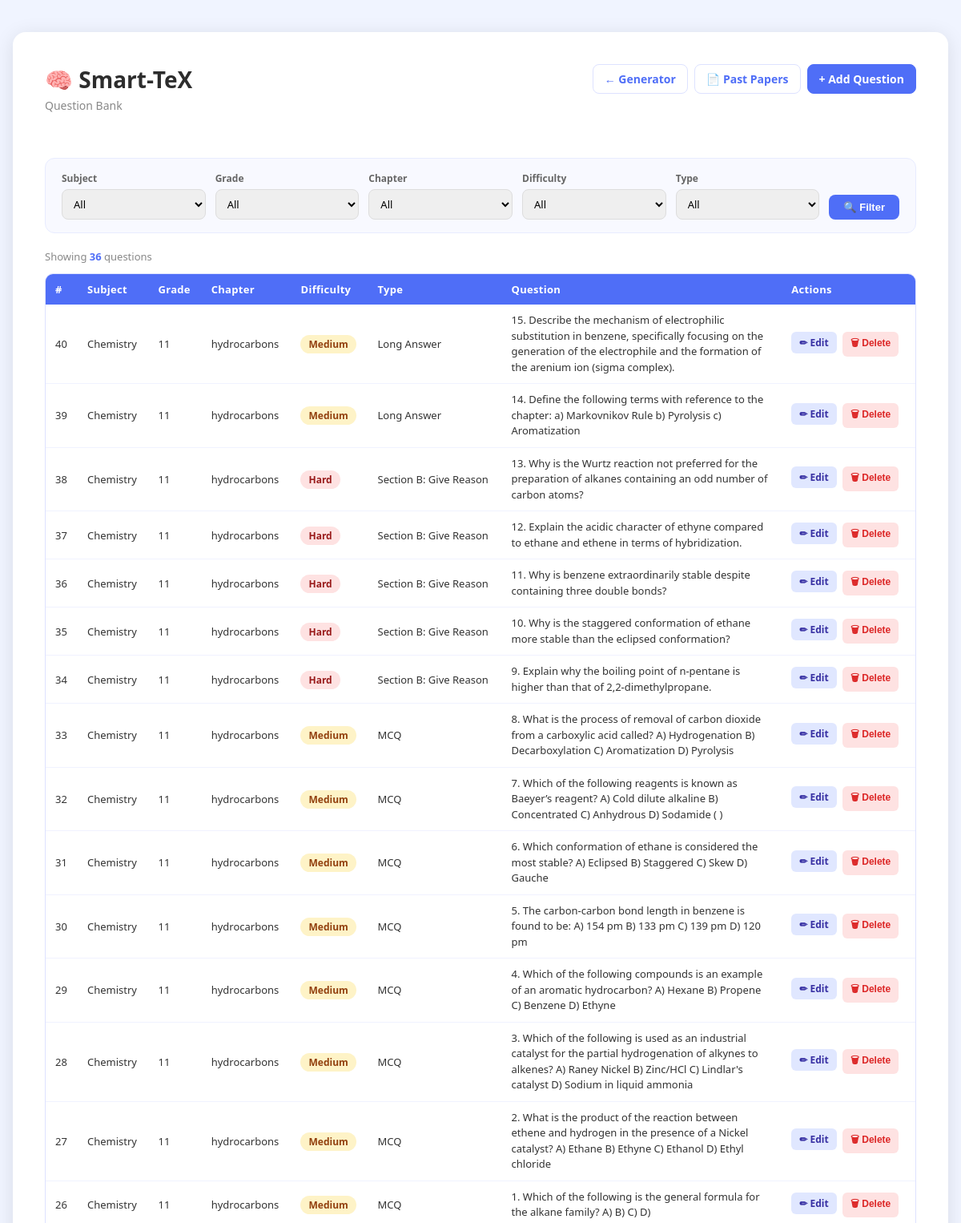
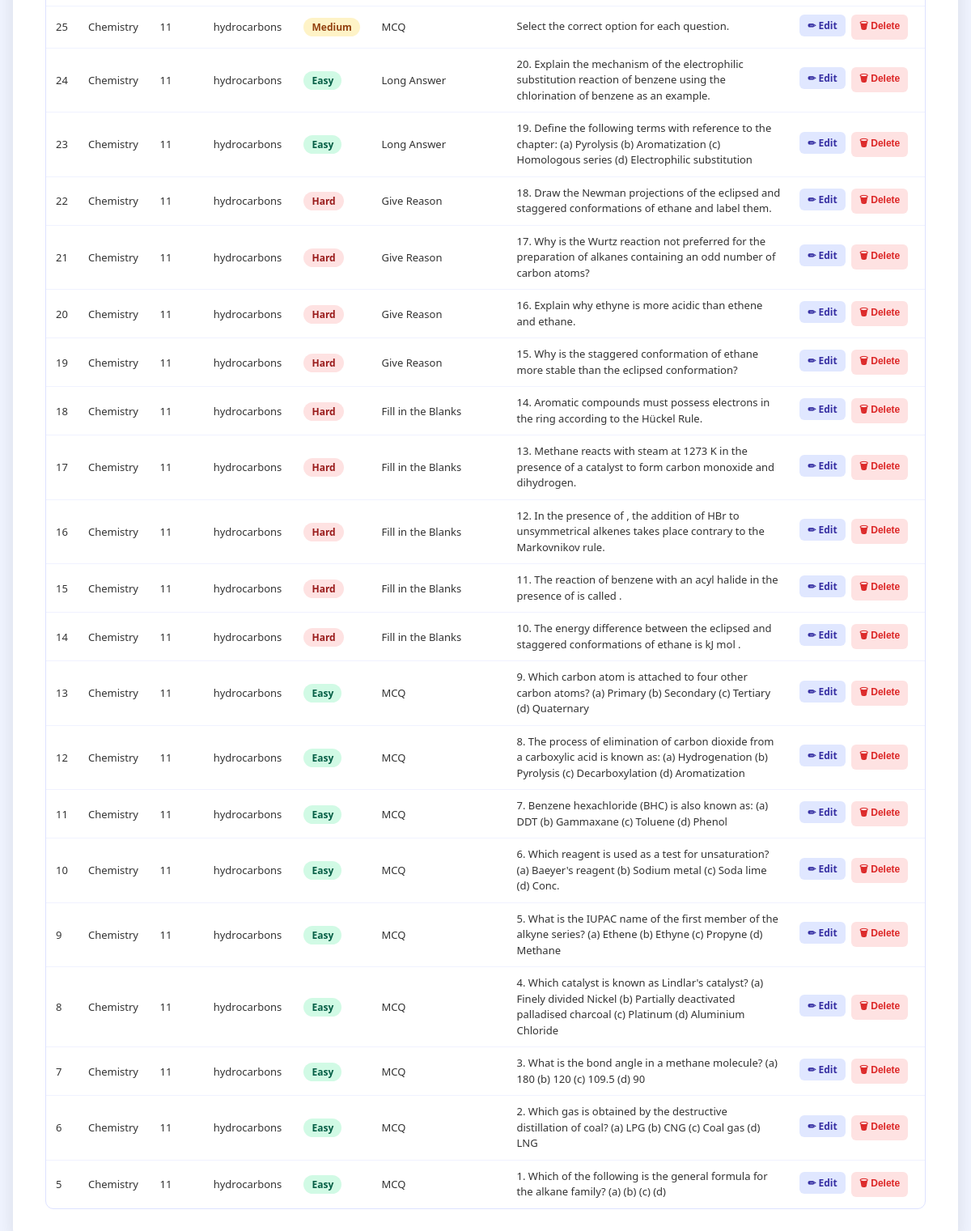
Page /questions on the earlier database version (2 pictures, top to bottom).
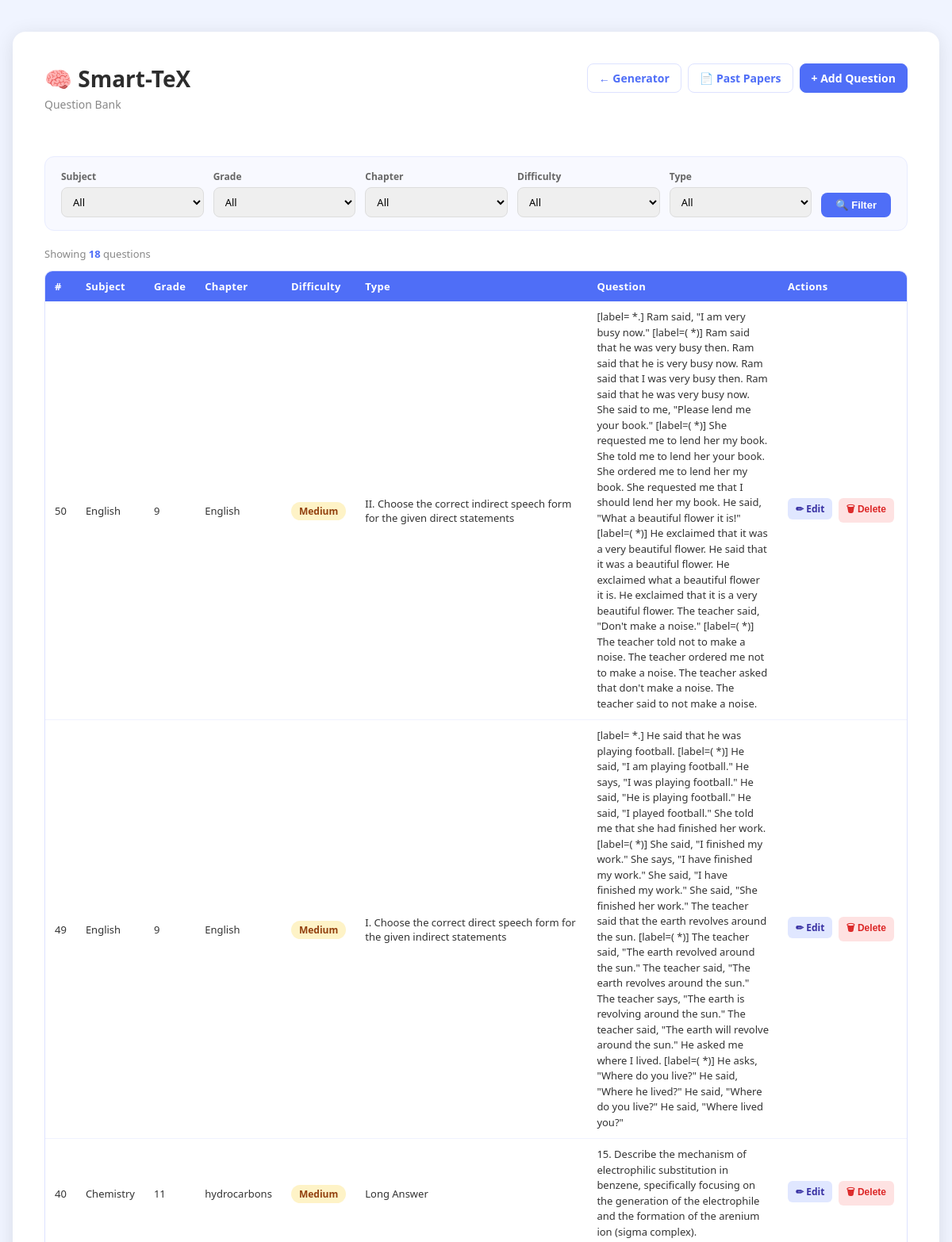
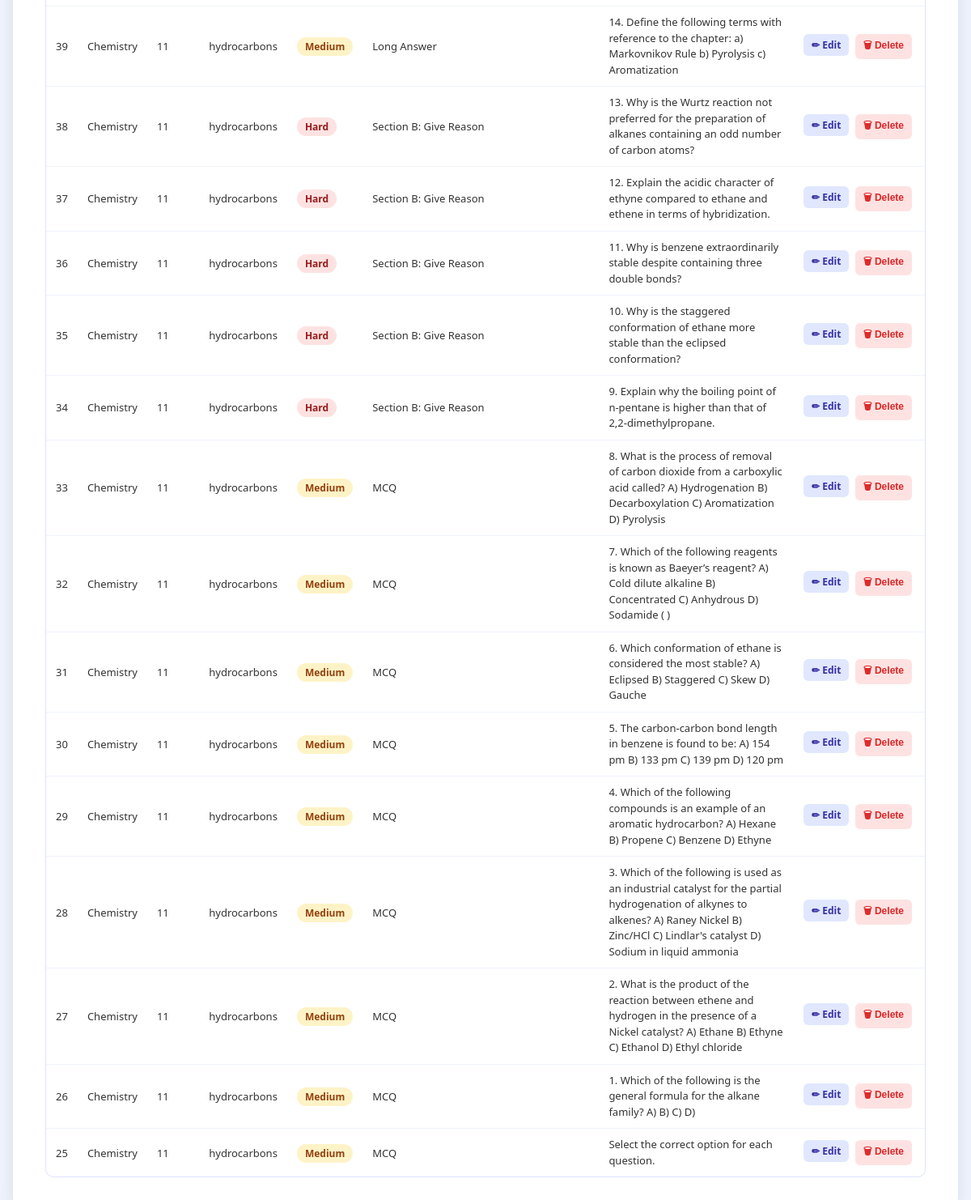
Same page on the later database version (2 pictures, top to bottom).
### app.py (models this page shows, shortened)
class Question(db.Model):
    __tablename__ = "questions"
    id            = db.Column(db.Integer, primary_key=True, autoincrement=True)
    subject       = db.Column(db.Text, nullable=False)
    grade         = db.Column(db.Text, nullable=False)
    chapter_name  = db.Column(db.Text, nullable=True)
    difficulty    = db.Column(db.Text, nullable=True)
    question_type = db.Column(db.Text, nullable=True)
    content       = db.Column(db.Text, nullable=False)
    paper_id      = db.Column(db.Integer, db.ForeignKey("papers.id"), nullable=True)
    __table_args__ = (
        db.Index("ix_questions_subject",    "subject"),
        db.Index("ix_questions_grade",      "grade"),
        db.Index("ix_questions_difficulty", "difficulty"),
    )

### app.py (the view)
@app.route("/questions")
def questions():
    f_subject       = request.args.get("subject", "").strip()
    f_grade         = request.args.get("grade", "").strip()
    f_chapter       = request.args.get("chapter_name", "").strip()
    f_difficulty    = request.args.get("difficulty", "").strip()
    f_question_type = request.args.get("question_type", "").strip()
    query = Question.query.order_by(Question.id.desc())
    if f_subject:
        query = query.filter(Question.subject.ilike(f"%{f_subject}%"))
    if f_grade:
        query = query.filter(Question.grade.ilike(f"%{f_grade}%"))
    if f_chapter:
        query = query.filter(Question.chapter_name.ilike(f"%{f_chapter}%"))
    if f_difficulty:
        query = query.filter(Question.difficulty == f_difficulty)
    if f_question_type:
        query = query.filter(Question.question_type.ilike(f"%{f_question_type}%"))
    all_questions = query.all()
    print(f"[questions] Fetched {len(all_questions)} questions (filters: subject='{f_subject}' "
          f"grade='{f_grade}' chapter='{f_chapter}' difficulty='{f_difficulty}' type='{f_question_type}')")
    all_subjects       = sorted({q.subject       for q in Question.query.all() if q.subject})
    all_grades         = sorted({q.grade         for q in Question.query.all() if q.grade})
    all_chapters       = sorted({q.chapter_name  for q in Question.query.all() if q.chapter_name})
    all_difficulties   = ["Easy", "Medium", "Hard"]
    all_question_types = sorted({q.question_type for q in Question.query.all() if q.question_type})
    filters = {
        "subject":       f_subject,
        "grade":         f_grade,
        "chapter_name":  f_chapter,
        "difficulty":    f_difficulty,
        "question_type": f_question_type,
    }
    return render_template(
        "question_bank.html",
        questions          = all_questions,
        filters            = filters,
        all_subjects       = all_subjects,
        all_grades         = all_grades,
        all_chapters       = all_chapters,
        all_difficulties   = all_difficulties,
        all_question_types = all_question_types,
    )

### templates/question_bank.html (shortened to what this page needs)
<!DOCTYPE html>
<html lang="en">
<head>
    <link rel="stylesheet" href="/static/style.css">
</head>
<body>
    <div class="container container--wide">
        <div class="past-papers-header">
            <div>
                <h1>🧠 Smart-TeX</h1>
                <p class="subtitle">Question Bank</p>
            </div>
            <div class="nav-links-group">
                <a href="/" class="nav-link">← Generator</a>
                <a href="/papers" class="nav-link">📄 Past Papers</a>
                <a href="/questions/add" class="nav-link nav-link--primary">+ Add Question</a>
            </div>
        </div>
        <form method="GET" action="/questions" class="filter-form">
            <div class="filter-row">
                <div class="filter-group">
                    <label>Subject</label>
                    <select name="subject">
                        <option value="">All</option>
                    </select>
                </div>
                <div class="filter-group">
                    <label>Grade</label>
                    <select name="grade">
                        <option value="">All</option>
                    </select>
                </div>
                <div class="filter-group">
                    <label>Chapter</label>
                    <select name="chapter_name">
                        <option value="">All</option>
                    </select>
                </div>
                <div class="filter-group">
                    <label>Difficulty</label>
                    <select name="difficulty">
                        <option value="">All</option>
                    </select>
                </div>
                <div class="filter-group">
                    <label>Type</label>
                    <select name="question_type">
                        <option value="">All</option>
                    </select>
                </div>
                <div class="filter-group filter-group--btn">
                    <label>&nbsp;</label>
                    <button type="submit" class="filter-btn">🔍 Filter</button>
                </div>
            </div>
        </form>
        <p class="result-count">
            Showing <strong>{{ questions | length }}</strong> question{% if questions | length != 1 %}s{% endif %}
        </p>
        {% if questions %}
        <div class="table-wrapper">
            <table class="papers-table qb-table">
                <thead>
                    <tr>
                        <th>#</th>
                        <th>Subject</th>
                        <th>Grade</th>
                        <th>Chapter</th>
                        <th>Difficulty</th>
                        <th>Type</th>
                        <th>Question</th>
                        <th>Actions</th>
                    </tr>
                </thead>
                <tbody>
                    {% for q in questions %}
                    <tr>
                        <td>{{ q.id }}</td>
                        <td>{{ q.subject }}</td>
                        <td>{{ q.grade }}</td>
                        <td>{{ q.chapter_name if q.chapter_name else '—' }}</td>
                        <td>
                            {% if q.difficulty %}
                            <span class="diff-badge diff-{{ q.difficulty | lower }}">{{ q.difficulty }}</span>
                            {% else %}—{% endif %}
                        </td>
                        <td>{{ q.question_type if q.question_type else '—' }}</td>
                        <td class="question-cell">{{ q.content }}</td>
                        <td class="actions-cell">
                            <a href="/questions/edit/{{ q.id }}" class="action-btn edit-btn">✏ Edit</a>
                            <form method="POST" action="/questions/delete/{{ q.id }}"
                                  onsubmit="return confirm('Delete this question?');"
                                  style="display:inline;">
                                <button type="submit" class="action-btn delete-btn">🗑 Delete</button>
                            </form>
                        </td>
                    </tr>
                    {% endfor %}
                </tbody>
            </table>
        </div>
        {% endif %}
    </div>
</body>
</html>

### static/style.css (style rules this page uses)
* { box-sizing: border-box; margin: 0; padding: 0; }
body { font-family: 'Segoe UI', sans-serif; background: #f0f4ff; display: flex; justify-content: center; align-items: flex-start; min-height: 100vh; padding: 40px 16px; }
.container { background: white; padding: 40px; border-radius: 16px; box-shadow: 0 4px 24px rgba(0,0,0,0.1); width: 100%; max-width: 860px; }
h1 { font-size: 28px; color: #2d2d2d; margin-bottom: 4px; }
.subtitle { color: #888; margin-bottom: 28px; font-size: 14px; }
input, select, textarea { width: 100%; padding: 10px 14px; border: 1px solid #ddd; border-radius: 8px; font-size: 14px; outline: none; transition: border 0.2s; font-family: 'Segoe UI', sans-serif; }
button { width: 100%; padding: 12px; background: #4f6ef7; color: white; border: none; border-radius: 8px; font-size: 16px; font-weight: 600; cursor: pointer; margin-top: 8px; transition: background 0.2s; }
.past-papers-header { display: flex; align-items: flex-start; justify-content: space-between; margin-bottom: 28px; }
.nav-link { font-size: 14px; font-weight: 600; color: #4f6ef7; text-decoration: none; padding: 8px 14px; border: 1px solid #dde2ff; border-radius: 8px; transition: background 0.2s; white-space: nowrap; }
.table-wrapper { overflow-x: auto; border-radius: 10px; border: 1px solid #dde2ff; }
.papers-table { width: 100%; border-collapse: collapse; font-size: 14px; }
.papers-table thead { background: #4f6ef7; color: white; }
.papers-table th { padding: 12px 16px; text-align: left; font-weight: 600; letter-spacing: 0.3px; }
.papers-table td { padding: 12px 16px; border-bottom: 1px solid #f0f2ff; color: #333; vertical-align: middle; }
.papers-table tbody tr:last-child td { border-bottom: none; }
.container--wide { max-width: 1200px; }
.nav-links-group { display: flex; gap: 8px; align-items: center; flex-wrap: wrap; justify-content: flex-end; }
.nav-link--primary { background: #4f6ef7; color: white; border-color: #4f6ef7; }
.filter-form { background: #f8f9ff; border: 1px solid #e8ecff; border-radius: 12px; padding: 16px 20px; margin-bottom: 20px; }
.filter-row { display: flex; gap: 12px; align-items: flex-end; flex-wrap: wrap; }
.filter-group { display: flex; flex-direction: column; flex: 1; min-width: 120px; }
.filter-group label { font-size: 12px; font-weight: 600; color: #666; margin-bottom: 5px; }
.filter-group select { padding: 8px 10px; font-size: 13px; }
.filter-group--btn { flex: 0 0 auto; min-width: unset; }
.filter-btn { width: auto; padding: 8px 18px; font-size: 13px; font-weight: 600; margin-top: 0; border-radius: 8px; }
.result-count { font-size: 13px; color: #888; margin-bottom: 12px; }
.result-count strong { color: #4f6ef7; }
.qb-table { font-size: 13px; }
.qb-table th, .qb-table td { padding: 10px 12px; }
.question-cell { max-width: 340px; white-space: normal; line-height: 1.5; color: #333; }
.actions-cell { white-space: nowrap; }
.diff-badge { padding: 3px 10px; border-radius: 20px; font-size: 12px; font-weight: 600; white-space: nowrap; }
.diff-medium { background: #fef3c7; color: #92400e; }
.diff-hard { background: #fee2e2; color: #991b1b; }
.action-btn { display: inline-block; padding: 5px 10px; border-radius: 6px; font-size: 12px; font-weight: 600; text-decoration: none; cursor: pointer; border: none; margin-right: 4px; transition: background 0.2s; }
.edit-btn { background: #e0e7ff; color: #3730a3; }
.delete-btn { background: #fee2e2; color: #dc2626; width: auto; margin-top: 0; padding: 5px 10px; font-size: 12px; }

Differences in the rows shown:
removed Question: id "24", subject "Chemistry", grade "11", chapter_name "hydrocarbons", difficulty "Easy", question_type "Long Answer", content "20. Explain the mechanism of the electrophilic substitution reaction of benzene using the chlorination of benzene as an example."
removed Question: id "23", subject "Chemistry", grade "11", chapter_name "hydrocarbons", difficulty "Easy", question_type "Long Answer", content "19. Define the following terms with reference to the chapter: (a) Pyrolysis (b) Aromatization (c) Homologous series (d) Electrophilic substitution"
removed Question: id "22", subject "Chemistry", grade "11", chapter_name "hydrocarbons", difficulty "Hard", question_type "Give Reason", content "18. Draw the Newman projections of the eclipsed and staggered conformations of ethane and label them."
removed Question: id "21", subject "Chemistry", grade "11", chapter_name "hydrocarbons", difficulty "Hard", question_type "Give Reason", content "17. Why is the Wurtz reaction not preferred for the preparation of alkanes containing an odd number of carbon atoms?"
removed Question: id "20", subject "Chemistry", grade "11", chapter_name "hydrocarbons", difficulty "Hard", question_type "Give Reason", content "16. Explain why ethyne is more acidic than ethene and ethane."
removed Question: id "19", subject "Chemistry", grade "11", chapter_name "hydrocarbons", difficulty "Hard", question_type "Give Reason", content "15. Why is the staggered conformation of ethane more stable than the eclipsed conformation?"
removed Question: id "18", subject "Chemistry", grade "11", chapter_name "hydrocarbons", difficulty "Hard", question_type "Fill in the Blanks", content "14. Aromatic compounds must possess electrons in the ring according to the Hückel Rule."
removed Question: id "17", subject "Chemistry", grade "11", chapter_name "hydrocarbons", difficulty "Hard", question_type "Fill in the Blanks", content "13. Methane reacts with steam at 1273 K in the presence of a catalyst to form carbon monoxide and dihydrogen."
removed Question: id "16", subject "Chemistry", grade "11", chapter_name "hydrocarbons", difficulty "Hard", question_type "Fill in the Blanks", content "12. In the presence of , the addition of HBr to unsymmetrical alkenes takes place contrary to the Markovnikov rule."
removed Question: id "15", subject "Chemistry", grade "11", chapter_name "hydrocarbons", difficulty "Hard", question_type "Fill in the Blanks", content "11. The reaction of benzene with an acyl halide in the presence of is called ."
removed Question: id "14", subject "Chemistry", grade "11", chapter_name "hydrocarbons", difficulty "Hard", question_type "Fill in the Blanks", content "10. The energy difference between the eclipsed and staggered conformations of ethane is kJ mol ."
removed Question: id "13", subject "Chemistry", grade "11", chapter_name "hydrocarbons", difficulty "Easy", question_type "MCQ", content "9. Which carbon atom is attached to four other carbon atoms? (a) Primary (b) Secondary (c) Tertiary (d) Quaternary"
removed Question: id "12", subject "Chemistry", grade "11", chapter_name "hydrocarbons", difficulty "Easy", question_type "MCQ", content "8. The process of elimination of carbon dioxide from a carboxylic acid is known as: (a) Hydrogenation (b) Pyrolysis (c) Decarboxylation (d) Aromatization"
removed Question: id "11", subject "Chemistry", grade "11", chapter_name "hydrocarbons", difficulty "Easy", question_type "MCQ", content "7. Benzene hexachloride (BHC) is also known as: (a) DDT (b) Gammaxane (c) Toluene (d) Phenol"
removed Question: id "10", subject "Chemistry", grade "11", chapter_name "hydrocarbons", difficulty "Easy", question_type "MCQ", content "6. Which reagent is used as a test for unsaturation? (a) Baeyer's reagent (b) Sodium metal (c) Soda lime (d) Conc."
removed Question: id "9", subject "Chemistry", grade "11", chapter_name "hydrocarbons", difficulty "Easy", question_type "MCQ", content "5. What is the IUPAC name of the first member of the alkyne series? (a) Ethene (b) Ethyne (c) Propyne (d) Methane"
removed Question: id "8", subject "Chemistry", grade "11", chapter_name "hydrocarbons", difficulty "Easy", question_type "MCQ", content "4. Which catalyst is known as Lindlar's catalyst? (a) Finely divided Nickel (b) Partially deactivated palladised charcoal (c) Platinum (d) Aluminium Chloride"
removed Question: id "7", subject "Chemistry", grade "11", chapter_name "hydrocarbons", difficulty "Easy", question_type "MCQ", content "3. What is the bond angle in a methane molecule? (a) 180 (b) 120 (c) 109.5 (d) 90"
removed Question: id "6", subject "Chemistry", grade "11", chapter_name "hydrocarbons", difficulty "Easy", question_type "MCQ", content "2. Which gas is obtained by the destructive distillation of coal? (a) LPG (b) CNG (c) Coal gas (d) LNG"
removed Question: id "5", subject "Chemistry", grade "11", chapter_name "hydrocarbons", difficulty "Easy", question_type "MCQ", content "1. Which of the following is the general formula for the alkane family? (a) (b) (c) (d)"
added Question: id "50", subject "English", grade "9", chapter_name "English", difficulty "Medium", question_type "II. Choose the correct indirect speech form for the given direct statements", content "[label= *.] Ram said, \"I am very busy now.\" [label=( *)] Ram said that he was very busy then. Ram said that he is very busy now. Ram said that I was very busy then. Ram said that he was very busy now. She said to me, \"Please lend me your book.\" [label=( *)] She requested me to lend her my book. She told me to lend her your book. She ordered me to lend her my book. She requested me that I should lend her my book. He said, \"What a beautiful flower it is!\" [label=( *)] He exclaimed that it was a very beautiful flower. He said that it was a beautiful flower. He exclaimed what a beautiful flower it is. He exclaimed that it is a very beautiful flower. The teacher said, \"Don't make a noise.\"…"
added Question: id "49", subject "English", grade "9", chapter_name "English", difficulty "Medium", question_type "I. Choose the correct direct speech form for the given indirect statements", content "[label= *.] He said that he was playing football. [label=( *)] He said, \"I am playing football.\" He says, \"I was playing football.\" He said, \"He is playing football.\" He said, \"I played football.\" She told me that she had finished her work. [label=( *)] She said, \"I finished my work.\" She says, \"I have finished my work.\" She said, \"I have finished my work.\" She said, \"She finished her work.\" The teacher said that the earth revolves around the sun. [label=( *)] The teacher said, \"The earth revolved around the sun.\" The teacher said, \"The earth revolves around the sun.\" The teacher says, \"The earth is revolving around the sun.\" The teacher said, \"The earth will revolve around the sun.\" He…"
Other differences:
{{ questions | length }}: "36" → "18"
